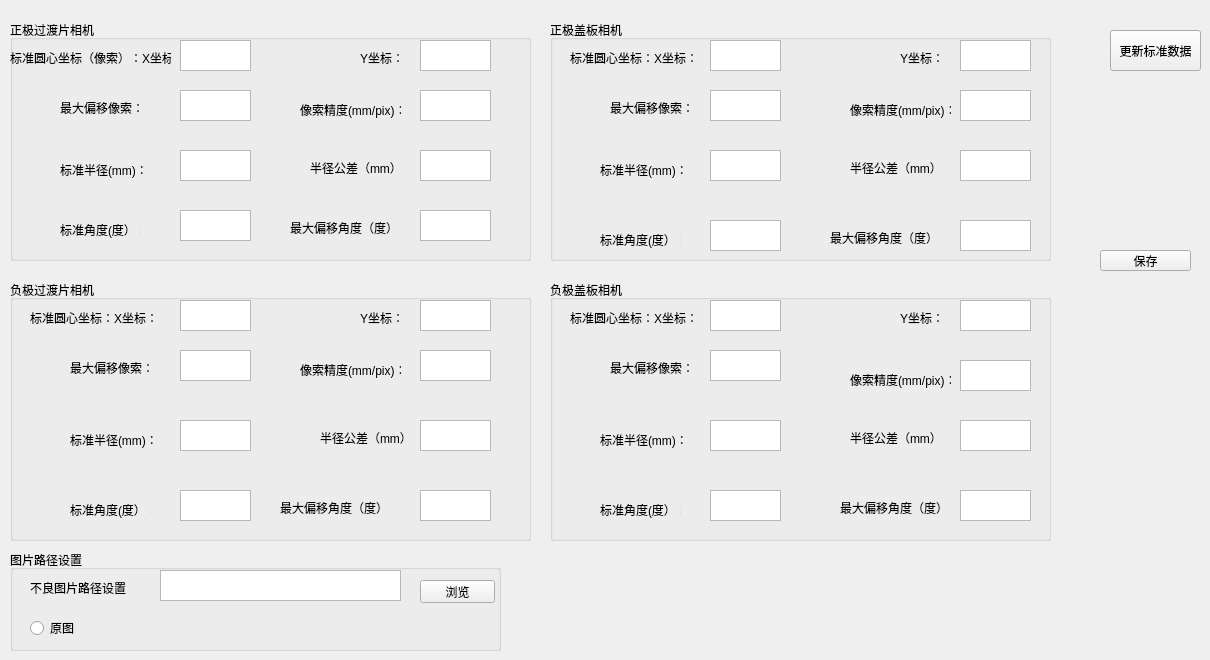
    <widget class="QWidget" name="tVisonPara">
     <attribute name="title">
      <string>检测设定</string>
     </attribute>
     <widget class="QGroupBox" name="groupBox_3">
      <property name="geometry">
       <rect>
        <x>10</x>
        <y>20</y>
        <width>521</width>
        <height>241</height>
       </rect>
      </property>
      <property name="title">
       <string>正极过渡片相机</string>
      </property>
      <widget class="QLabel" name="label_4">
       <property name="geometry">
        <rect>
         <x>0</x>
         <y>30</y>
         <width>161</width>
         <height>16</height>
        </rect>
       </property>
       <property name="text">
        <string>标准圆心坐标（像索）：X坐标：</string>
       </property>
      </widget>
      <widget class="QTextEdit" name="tPsheetStandX">
       <property name="geometry">
        <rect>
         <x>170</x>
         <y>20</y>
         <width>71</width>
         <height>31</height>
        </rect>
       </property>
       <property name="readOnly">
        <bool>true</bool>
       </property>
      </widget>
      <widget class="QLabel" name="label_5">
       <property name="geometry">
        <rect>
         <x>350</x>
         <y>30</y>
         <width>51</width>
         <height>16</height>
        </rect>
       </property>
       <property name="text">
        <string>Y坐标：</string>
       </property>
      </widget>
      <widget class="QTextEdit" name="tPsheetStandY">
       <property name="geometry">
        <rect>
         <x>410</x>
         <y>20</y>
         <width>71</width>
         <height>31</height>
        </rect>
       </property>
       <property name="readOnly">
        <bool>true</bool>
       </property>
      </widget>
      <widget class="QLabel" name="label_6">
       <property name="geometry">
        <rect>
         <x>50</x>
         <y>80</y>
         <width>91</width>
         <height>16</height>
        </rect>
       </property>
       <property name="text">
        <string>最大偏移像索：</string>
       </property>
      </widget>
      <widget class="QTextEdit" name="tPsheetBadValue">
       <property name="geometry">
        <rect>
         <x>170</x>
         <y>70</y>
         <width>71</width>
         <height>31</height>
        </rect>
       </property>
      </widget>
      <widget class="QTextEdit" name="tPsheetBadDegreeValue">
       <property name="geometry">
        <rect>
         <x>410</x>
         <y>190</y>
         <width>71</width>
         <height>31</height>
        </rect>
       </property>
       <property name="readOnly">
        <bool>false</bool>
       </property>
      </widget>
      <widget class="QLabel" name="label_56">
       <property name="geometry">
        <rect>
         <x>280</x>
         <y>200</y>
         <width>111</width>
         <height>16</height>
        </rect>
       </property>
       <property name="text">
        <string>最大偏移角度（度）：</string>
       </property>
      </widget>
      <widget class="QLabel" name="label_68">
       <property name="geometry">
        <rect>
         <x>50</x>
         <y>200</y>
         <width>81</width>
         <height>20</height>
        </rect>
       </property>
       <property name="text">
        <string>标准角度(度）：</string>
       </property>
      </widget>
      <widget class="QTextEdit" name="tPsheetStandD">
       <property name="geometry">
        <rect>
         <x>170</x>
         <y>190</y>
         <width>71</width>
         <height>31</height>
        </rect>
       </property>
       <property name="readOnly">
        <bool>false</bool>
       </property>
      </widget>
      <widget class="QLabel" name="label_69">
       <property name="geometry">
        <rect>
         <x>50</x>
         <y>140</y>
         <width>91</width>
         <height>20</height>
        </rect>
       </property>
       <property name="text">
        <string>标准半径(mm)：</string>
       </property>
      </widget>
      <widget class="QLabel" name="label_70">
       <property name="geometry">
        <rect>
         <x>300</x>
         <y>140</y>
         <width>91</width>
         <height>16</height>
        </rect>
       </property>
       <property name="text">
        <string>半径公差（mm）：</string>
       </property>
      </widget>
      <widget class="QTextEdit" name="tPsheetStandR">
       <property name="geometry">
        <rect>
         <x>170</x>
         <y>130</y>
         <width>71</width>
         <height>31</height>
        </rect>
       </property>
       <property name="readOnly">
        <bool>false</bool>
       </property>
      </widget>
      <widget class="QTextEdit" name="tPsheetOffsetR">
       <property name="geometry">
        <rect>
         <x>410</x>
         <y>130</y>
         <width>71</width>
         <height>31</height>
        </rect>
       </property>
       <property name="readOnly">
        <bool>false</bool>
       </property>
      </widget>
      <widget class="QLabel" name="label_80">
       <property name="geometry">
        <rect>
         <x>290</x>
         <y>80</y>
         <width>101</width>
         <height>20</height>
        </rect>
       </property>
       <property name="text">
        <string>像索精度(mm/pix)：</string>
       </property>
      </widget>
      <widget class="QTextEdit" name="tPsheetPixMM">
       <property name="geometry">
        <rect>
         <x>410</x>
         <y>70</y>
         <width>71</width>
         <height>31</height>
        </rect>
       </property>
       <property name="readOnly">
        <bool>true</bool>
       </property>
      </widget>
     </widget>
     <widget class="QGroupBox" name="groupBox_4">
      <property name="geometry">
       <rect>
        <x>550</x>
        <y>20</y>
        <width>501</width>
        <height>241</height>
       </rect>
      </property>
      <property name="title">
       <string>正极盖板相机</string>
      </property>
      <widget class="QLabel" name="label_13">
       <property name="geometry">
        <rect>
         <x>20</x>
         <y>30</y>
         <width>131</width>
         <height>16</height>
        </rect>
       </property>
       <property name="text">
        <string>标准圆心坐标：X坐标：</string>
       </property>
      </widget>
      <widget class="QTextEdit" name="tPplateStandX">
       <property name="geometry">
        <rect>
         <x>160</x>
         <y>20</y>
         <width>71</width>
         <height>31</height>
        </rect>
       </property>
       <property name="readOnly">
        <bool>false</bool>
       </property>
      </widget>
      <widget class="QLabel" name="label_14">
       <property name="geometry">
        <rect>
         <x>350</x>
         <y>30</y>
         <width>51</width>
         <height>16</height>
        </rect>
       </property>
       <property name="text">
        <string>Y坐标：</string>
       </property>
      </widget>
      <widget class="QTextEdit" name="tPplateStandY">
       <property name="geometry">
        <rect>
         <x>410</x>
         <y>20</y>
         <width>71</width>
         <height>31</height>
        </rect>
       </property>
       <property name="readOnly">
        <bool>false</bool>
       </property>
      </widget>
      <widget class="QLabel" name="label_15">
       <property name="geometry">
        <rect>
         <x>60</x>
         <y>80</y>
         <width>91</width>
         <height>16</height>
        </rect>
       </property>
       <property name="text">
        <string>最大偏移像索：</string>
       </property>
      </widget>
      <widget class="QTextEdit" name="tPplateBadValue">
       <property name="geometry">
        <rect>
         <x>160</x>
         <y>70</y>
         <width>71</width>
         <height>31</height>
        </rect>
       </property>
      </widget>
      <widget class="QTextEdit" name="tPplateBadDegreeValue">
       <property name="geometry">
        <rect>
         <x>410</x>
         <y>200</y>
         <width>71</width>
         <height>31</height>
        </rect>
       </property>
       <property name="readOnly">
        <bool>false</bool>
       </property>
      </widget>
      <widget class="QLabel" name="label_65">
       <property name="geometry">
        <rect>
         <x>280</x>
         <y>210</y>
         <width>111</width>
         <height>16</height>
        </rect>
       </property>
       <property name="text">
        <string>最大偏移角度（度）：</string>
       </property>
      </widget>
      <widget class="QLabel" name="label_77">
       <property name="geometry">
        <rect>
         <x>50</x>
         <y>140</y>
         <width>91</width>
         <height>20</height>
        </rect>
       </property>
       <property name="text">
        <string>标准半径(mm)：</string>
       </property>
      </widget>
      <widget class="QTextEdit" name="tPplateStandR">
       <property name="geometry">
        <rect>
         <x>160</x>
         <y>130</y>
         <width>71</width>
         <height>31</height>
        </rect>
       </property>
       <property name="readOnly">
        <bool>false</bool>
       </property>
      </widget>
      <widget class="QLabel" name="label_78">
       <property name="geometry">
        <rect>
         <x>50</x>
         <y>210</y>
         <width>81</width>
         <height>20</height>
        </rect>
       </property>
       <property name="text">
        <string>标准角度(度）：</string>
       </property>
      </widget>
      <widget class="QTextEdit" name="tPplateOffsetR">
       <property name="geometry">
        <rect>
         <x>410</x>
         <y>130</y>
         <width>71</width>
         <height>31</height>
        </rect>
       </property>
       <property name="readOnly">
        <bool>false</bool>
       </property>
      </widget>
      <widget class="QTextEdit" name="tPplateStandD">
       <property name="geometry">
        <rect>
         <x>160</x>
         <y>200</y>
         <width>71</width>
         <height>31</height>
        </rect>
       </property>
       <property name="readOnly">
        <bool>false</bool>
       </property>
      </widget>
      <widget class="QLabel" name="label_79">
       <property name="geometry">
        <rect>
         <x>300</x>
         <y>140</y>
         <width>91</width>
         <height>16</height>
        </rect>
       </property>
       <property name="text">
        <string>半径公差（mm）：</string>
       </property>
      </widget>
      <widget class="QTextEdit" name="tPplatePixMM">
       <property name="geometry">
        <rect>
         <x>410</x>
         <y>70</y>
         <width>71</width>
         <height>31</height>
        </rect>
       </property>
       <property name="readOnly">
        <bool>true</bool>
       </property>
      </widget>
      <widget class="QLabel" name="label_83">
       <property name="geometry">
        <rect>
         <x>300</x>
         <y>80</y>
         <width>101</width>
         <height>20</height>
        </rect>
       </property>
       <property name="text">
        <string>像索精度(mm/pix)：</string>
       </property>
      </widget>
     </widget>
     <widget class="QGroupBox" name="groupBox_5">
      <property name="geometry">
       <rect>
        <x>10</x>
        <y>280</y>
        <width>521</width>
        <height>261</height>
       </rect>
      </property>
      <property name="title">
       <string>负极过渡片相机</string>
      </property>
      <widget class="QLabel" name="label_16">
       <property name="geometry">
        <rect>
         <x>20</x>
         <y>30</y>
         <width>131</width>
         <height>16</height>
        </rect>
       </property>
       <property name="text">
        <string>标准圆心坐标：X坐标：</string>
       </property>
      </widget>
      <widget class="QTextEdit" name="tNsheetStandX">
       <property name="geometry">
        <rect>
         <x>170</x>
         <y>20</y>
         <width>71</width>
         <height>31</height>
        </rect>
       </property>
       <property name="readOnly">
        <bool>true</bool>
       </property>
      </widget>
      <widget class="QLabel" name="label_17">
       <property name="geometry">
        <rect>
         <x>350</x>
         <y>30</y>
         <width>51</width>
         <height>16</height>
        </rect>
       </property>
       <property name="text">
        <string>Y坐标：</string>
       </property>
      </widget>
      <widget class="QTextEdit" name="tNsheetStandY">
       <property name="geometry">
        <rect>
         <x>410</x>
         <y>20</y>
         <width>71</width>
         <height>31</height>
        </rect>
       </property>
       <property name="readOnly">
        <bool>true</bool>
       </property>
      </widget>
      <widget class="QLabel" name="label_18">
       <property name="geometry">
        <rect>
         <x>60</x>
         <y>80</y>
         <width>91</width>
         <height>16</height>
        </rect>
       </property>
       <property name="text">
        <string>最大偏移像索：</string>
       </property>
      </widget>
      <widget class="QTextEdit" name="tNsheetBadValue">
       <property name="geometry">
        <rect>
         <x>170</x>
         <y>70</y>
         <width>71</width>
         <height>31</height>
        </rect>
       </property>
      </widget>
      <widget class="QTextEdit" name="tNsheetBadDegreeValue">
       <property name="geometry">
        <rect>
         <x>410</x>
         <y>210</y>
         <width>71</width>
         <height>31</height>
        </rect>
       </property>
       <property name="readOnly">
        <bool>false</bool>
       </property>
      </widget>
      <widget class="QLabel" name="label_66">
       <property name="geometry">
        <rect>
         <x>270</x>
         <y>220</y>
         <width>111</width>
         <height>16</height>
        </rect>
       </property>
       <property name="text">
        <string>最大偏移角度（度）：</string>
       </property>
      </widget>
      <widget class="QLabel" name="label_71">
       <property name="geometry">
        <rect>
         <x>60</x>
         <y>220</y>
         <width>81</width>
         <height>20</height>
        </rect>
       </property>
       <property name="text">
        <string>标准角度(度）：</string>
       </property>
      </widget>
      <widget class="QTextEdit" name="tNsheetStandD">
       <property name="geometry">
        <rect>
         <x>170</x>
         <y>210</y>
         <width>71</width>
         <height>31</height>
        </rect>
       </property>
       <property name="readOnly">
        <bool>false</bool>
       </property>
      </widget>
      <widget class="QTextEdit" name="tNsheetStandR">
       <property name="geometry">
        <rect>
         <x>170</x>
         <y>140</y>
         <width>71</width>
         <height>31</height>
        </rect>
       </property>
       <property name="readOnly">
        <bool>false</bool>
       </property>
      </widget>
      <widget class="QTextEdit" name="tNsheetOffsetR">
       <property name="geometry">
        <rect>
         <x>410</x>
         <y>140</y>
         <width>71</width>
         <height>31</height>
        </rect>
       </property>
       <property name="readOnly">
        <bool>false</bool>
       </property>
      </widget>
      <widget class="QLabel" name="label_72">
       <property name="geometry">
        <rect>
         <x>310</x>
         <y>150</y>
         <width>91</width>
         <height>16</height>
        </rect>
       </property>
       <property name="text">
        <string>半径公差（mm）：</string>
       </property>
      </widget>
      <widget class="QLabel" name="label_73">
       <property name="geometry">
        <rect>
         <x>60</x>
         <y>150</y>
         <width>91</width>
         <height>20</height>
        </rect>
       </property>
       <property name="text">
        <string>标准半径(mm)：</string>
       </property>
      </widget>
      <widget class="QTextEdit" name="tNsheetPixMM">
       <property name="geometry">
        <rect>
         <x>410</x>
         <y>70</y>
         <width>71</width>
         <height>31</height>
        </rect>
       </property>
       <property name="readOnly">
        <bool>true</bool>
       </property>
      </widget>
      <widget class="QLabel" name="label_81">
       <property name="geometry">
        <rect>
         <x>290</x>
         <y>80</y>
         <width>101</width>
         <height>20</height>
        </rect>
       </property>
       <property name="text">
        <string>像索精度(mm/pix)：</string>
       </property>
      </widget>
     </widget>
     <widget class="QGroupBox" name="groupBox_6">
      <property name="geometry">
       <rect>
        <x>550</x>
        <y>280</y>
        <width>501</width>
        <height>261</height>
       </rect>
      </property>
      <property name="title">
       <string>负极盖板相机</string>
      </property>
      <widget class="QLabel" name="label_37">
       <property name="geometry">
        <rect>
         <x>20</x>
         <y>30</y>
         <width>131</width>
         <height>16</height>
        </rect>
       </property>
       <property name="text">
        <string>标准圆心坐标：X坐标：</string>
       </property>
      </widget>
      <widget class="QTextEdit" name="tNplateStandX">
       <property name="geometry">
        <rect>
         <x>160</x>
         <y>20</y>
         <width>71</width>
         <height>31</height>
        </rect>
       </property>
       <property name="readOnly">
        <bool>true</bool>
       </property>
      </widget>
      <widget class="QLabel" name="label_38">
       <property name="geometry">
        <rect>
         <x>350</x>
         <y>30</y>
         <width>51</width>
         <height>16</height>
        </rect>
       </property>
       <property name="text">
        <string>Y坐标：</string>
       </property>
      </widget>
      <widget class="QTextEdit" name="tNplateStandY">
       <property name="geometry">
        <rect>
         <x>410</x>
         <y>20</y>
         <width>71</width>
         <height>31</height>
        </rect>
       </property>
       <property name="readOnly">
        <bool>true</bool>
       </property>
      </widget>
      <widget class="QLabel" name="label_39">
       <property name="geometry">
        <rect>
         <x>60</x>
         <y>80</y>
         <width>91</width>
         <height>16</height>
        </rect>
       </property>
       <property name="text">
        <string>最大偏移像索：</string>
       </property>
      </widget>
      <widget class="QTextEdit" name="tNplateBadValue">
       <property name="geometry">
        <rect>
         <x>160</x>
         <y>70</y>
         <width>71</width>
         <height>31</height>
        </rect>
       </property>
      </widget>
      <widget class="QTextEdit" name="tNplateBadDegreeValue">
       <property name="geometry">
        <rect>
         <x>410</x>
         <y>210</y>
         <width>71</width>
         <height>31</height>
        </rect>
       </property>
       <property name="readOnly">
        <bool>false</bool>
       </property>
      </widget>
      <widget class="QLabel" name="label_67">
       <property name="geometry">
        <rect>
         <x>290</x>
         <y>220</y>
         <width>111</width>
         <height>16</height>
        </rect>
       </property>
       <property name="text">
        <string>最大偏移角度（度）：</string>
       </property>
      </widget>
      <widget class="QTextEdit" name="tNplateStandD">
       <property name="geometry">
        <rect>
         <x>160</x>
         <y>210</y>
         <width>71</width>
         <height>31</height>
        </rect>
       </property>
       <property name="readOnly">
        <bool>false</bool>
       </property>
      </widget>
      <widget class="QLabel" name="label_74">
       <property name="geometry">
        <rect>
         <x>300</x>
         <y>150</y>
         <width>91</width>
         <height>16</height>
        </rect>
       </property>
       <property name="text">
        <string>半径公差（mm）：</string>
       </property>
      </widget>
      <widget class="QLabel" name="label_75">
       <property name="geometry">
        <rect>
         <x>50</x>
         <y>150</y>
         <width>91</width>
         <height>20</height>
        </rect>
       </property>
       <property name="text">
        <string>标准半径(mm)：</string>
       </property>
      </widget>
      <widget class="QTextEdit" name="tNplateStandR">
       <property name="geometry">
        <rect>
         <x>160</x>
         <y>140</y>
         <width>71</width>
         <height>31</height>
        </rect>
       </property>
       <property name="readOnly">
        <bool>false</bool>
       </property>
      </widget>
      <widget class="QTextEdit" name="tNplateOffsetR">
       <property name="geometry">
        <rect>
         <x>410</x>
         <y>140</y>
         <width>71</width>
         <height>31</height>
        </rect>
       </property>
       <property name="readOnly">
        <bool>false</bool>
       </property>
      </widget>
      <widget class="QLabel" name="label_76">
       <property name="geometry">
        <rect>
         <x>50</x>
         <y>220</y>
         <width>81</width>
         <height>20</height>
        </rect>
       </property>
       <property name="text">
        <string>标准角度(度）：</string>
       </property>
      </widget>
      <widget class="QTextEdit" name="tNplatePixMM">
       <property name="geometry">
        <rect>
         <x>410</x>
         <y>80</y>
         <width>71</width>
         <height>31</height>
        </rect>
       </property>
       <property name="readOnly">
        <bool>true</bool>
       </property>
      </widget>
      <widget class="QLabel" name="label_82">
       <property name="geometry">
        <rect>
         <x>300</x>
         <y>90</y>
         <width>101</width>
         <height>20</height>
        </rect>
       </property>
       <property name="text">
        <string>像索精度(mm/pix)：</string>
       </property>
      </widget>
     </widget>
     <widget class="QGroupBox" name="groupBox_7">
      <property name="geometry">
       <rect>
        <x>10</x>
        <y>550</y>
        <width>491</width>
        <height>101</height>
       </rect>
      </property>
      <property name="title">
       <string>图片路径设置</string>
      </property>
      <widget class="QLabel" name="label_40">
       <property name="geometry">
        <rect>
         <x>20</x>
         <y>30</y>
         <width>131</width>
         <height>16</height>
        </rect>
       </property>
       <property name="text">
        <string>不良图片路径设置</string>
       </property>
      </widget>
      <widget class="QTextEdit" name="tNGpath">
       <property name="geometry">
        <rect>
         <x>150</x>
         <y>20</y>
         <width>241</width>
         <height>31</height>
        </rect>
       </property>
      </widget>
      <widget class="QPushButton" name="bSelectDoc">
       <property name="geometry">
        <rect>
         <x>410</x>
         <y>30</y>
         <width>75</width>
         <height>23</height>
        </rect>
       </property>
       <property name="text">
        <string>浏览</string>
       </property>
      </widget>
      <widget class="QRadioButton" name="rSize">
       <property name="geometry">
        <rect>
         <x>20</x>
         <y>70</y>
         <width>61</width>
         <height>16</height>
        </rect>
       </property>
       <property name="text">
        <string>原图</string>
       </property>
      </widget>
     </widget>
     <widget class="QPushButton" name="bsave3">
      <property name="geometry">
       <rect>
        <x>1100</x>
        <y>250</y>
        <width>91</width>
        <height>21</height>
       </rect>
      </property>
      <property name="text">
       <string>保存</string>
      </property>
     </widget>
     <widget class="QPushButton" name="bUpdateStand">
      <property name="geometry">
       <rect>
        <x>1110</x>
        <y>30</y>
        <width>91</width>
        <height>41</height>
       </rect>
      </property>
      <property name="text">
       <string>更新标准数据</string>
      </property>
     </widget>
    </widget>
